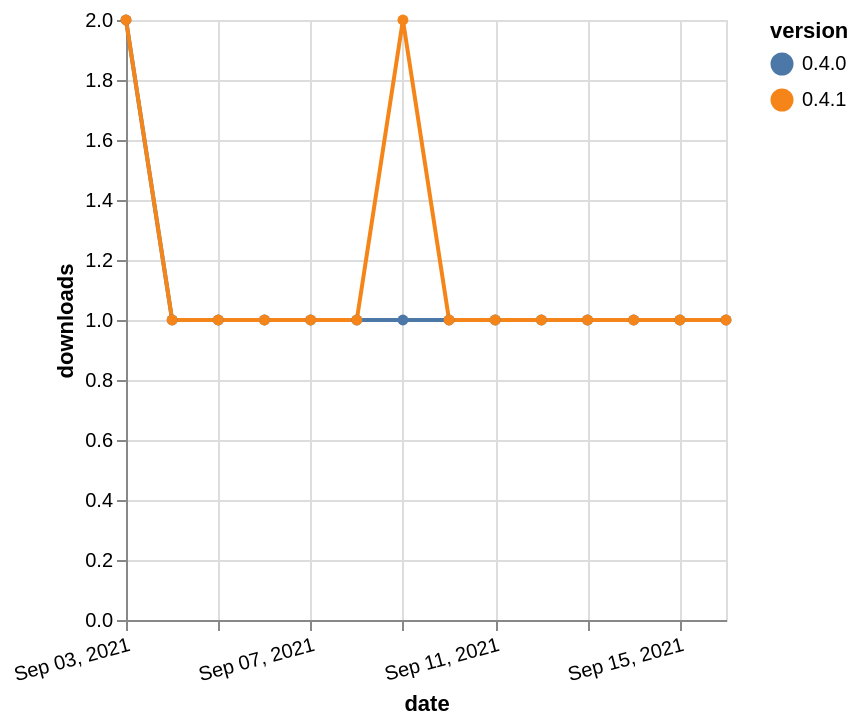

Specify this chart in Vega-Lite:
### Vega-Lite specification from a JSON file in a GitHub repository (floating-point values rounded to 4 significant figures)
{"$schema": "https://vega.github.io/schema/vega-lite/v5.json", "description": "A simple bar chart with embedded data.", "data": {"values": [{"date": "2021-09-03", "total": 118, "delta": 2, "version": "0.4.0"}, {"date": "2021-09-04", "total": 119, "delta": 1, "version": "0.4.0"}, {"date": "2021-09-05", "total": 120, "delta": 1, "version": "0.4.0"}, {"date": "2021-09-06", "total": 121, "delta": 1, "version": "0.4.0"}, {"date": "2021-09-07", "total": 122, "delta": 1, "version": "0.4.0"}, {"date": "2021-09-08", "total": 123, "delta": 1, "version": "0.4.0"}, {"date": "2021-09-09", "total": 124, "delta": 1, "version": "0.4.0"}, {"date": "2021-09-10", "total": 125, "delta": 1, "version": "0.4.0"}, {"date": "2021-09-11", "total": 126, "delta": 1, "version": "0.4.0"}, {"date": "2021-09-12", "total": 127, "delta": 1, "version": "0.4.0"}, {"date": "2021-09-13", "total": 128, "delta": 1, "version": "0.4.0"}, {"date": "2021-09-14", "total": 129, "delta": 1, "version": "0.4.0"}, {"date": "2021-09-15", "total": 130, "delta": 1, "version": "0.4.0"}, {"date": "2021-09-16", "total": 131, "delta": 1, "version": "0.4.0"}, {"date": "2021-09-03", "total": 97, "delta": 2, "version": "0.4.1"}, {"date": "2021-09-04", "total": 98, "delta": 1, "version": "0.4.1"}, {"date": "2021-09-05", "total": 99, "delta": 1, "version": "0.4.1"}, {"date": "2021-09-06", "total": 100, "delta": 1, "version": "0.4.1"}, {"date": "2021-09-07", "total": 101, "delta": 1, "version": "0.4.1"}, {"date": "2021-09-08", "total": 102, "delta": 1, "version": "0.4.1"}, {"date": "2021-09-09", "total": 104, "delta": 2, "version": "0.4.1"}, {"date": "2021-09-10", "total": 105, "delta": 1, "version": "0.4.1"}, {"date": "2021-09-11", "total": 106, "delta": 1, "version": "0.4.1"}, {"date": "2021-09-12", "total": 107, "delta": 1, "version": "0.4.1"}, {"date": "2021-09-13", "total": 108, "delta": 1, "version": "0.4.1"}, {"date": "2021-09-14", "total": 109, "delta": 1, "version": "0.4.1"}, {"date": "2021-09-15", "total": 110, "delta": 1, "version": "0.4.1"}, {"date": "2021-09-16", "total": 111, "delta": 1, "version": "0.4.1"}]}, "width": "container", "mark": {"type": "line", "point": {"filled": true}}, "encoding": {"x": {"field": "date", "type": "temporal", "timeUnit": "yearmonthdate", "title": "date", "axis": {"labelAngle": -15}}, "y": {"field": "delta", "type": "quantitative", "title": "downloads"}, "color": {"field": "version", "type": "nominal"}, "tooltip": {"field": "delta"}}}
